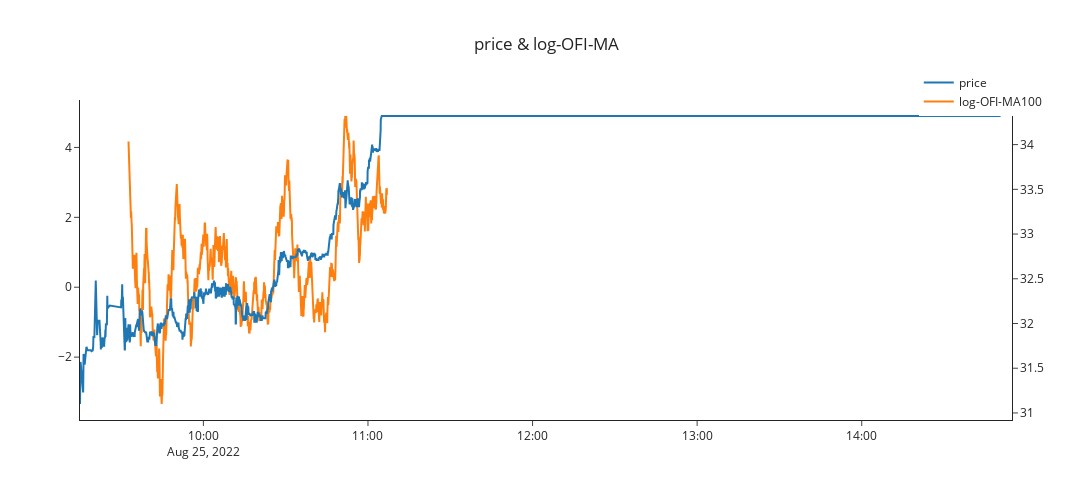

The notebook cell saved with this chart:
### Markdown cell above
# signal check

### Code cell
import plotly.offline as pyoff
import plotly.graph_objs as go
 
x_values = df_signal.reset_index()['index'].apply(str)
# x_values = [i for i in range(len(df_signal))]
trace1 = go.Scatter(
    x=x_values,
    y=df_signal['price'].loc[f'{start_date_formatted} 09:30:00':f'{end_date_formatted} 14:55:00'],
    name='price',
    xaxis='x', 
    yaxis='y2'#标明设置一个不同于trace1的一个坐标轴
)

trace2 = go.Scatter(
    x=x_values,
    y=df_signal['log-OFI-MA200'].loc[f'{start_date_formatted} 09:30:00':f'{end_date_formatted} 14:55:00'],
    name='log-OFI-MA200'
)

trace3 = go.Scatter(
    x=df_signal['log-OFI-MA100'].loc[f'{start_date_formatted} 09:30:00':f'{end_date_formatted} 14:55:00'].index,
    y=df_signal['log-OFI-MA100'].loc[f'{start_date_formatted} 09:30:00':f'{end_date_formatted} 14:55:00'],
    name='log-OFI-MA100'
)

trace4 = go.Scatter(
    x=df_signal['log-OFI-MA50'].loc[f'{start_date_formatted} 09:30:00':f'{end_date_formatted} 14:55:00'].index,
    y=df_signal['log-OFI-MA50'].loc[f'{start_date_formatted} 09:30:00':f'{end_date_formatted} 14:55:00'],
    name='log-OFI-MA50'
)
 
data = [trace1,trace2,trace3,trace4]
data = [trace1,trace2]
data = [trace1,trace3]
layout = go.Layout({"template": 'simple_white',
                   "title":{"text": 'price & log-OFI-MA', "x": 0.5}, 
                   "xaxis":{"title": {"text": None}, "tickformat": ''},
                   "yaxis":{"title": {"text": ""}},
                   "yaxis2": {'anchor': 'x', "overlaying": 'y', "side": 'right'}, #设置坐标轴的格式，一般次坐标轴在右侧
                   "legend":{"title": {"text": ""}, "x": 0.9, "y": 1.1},
                   "width": 1200,
                   "height": 500})
 
fig = go.Figure(data=data, layout=layout)
fig.show()

### Figure 1 — Plotly figure (JSON) as saved in the notebook; plotly's stock layout.template omitted (floating-point values rounded to 4 significant figures; data arrays with more than 128 entries replaced by an {"elided": "..."} marker saying what was removed)
{"data": [{"name": "price", "type": "scatter", "x": {"elided": "3047 str values"}, "xaxis": "x", "y": {"elided": "2955 float values"}, "yaxis": "y2"}, {"name": "log-OFI-MA100", "type": "scatter", "x": {"elided": "2955 str values"}, "y": {"elided": "2955 float values"}}], "layout": {"height": 500, "legend": {"title": {"text": ""}, "x": 0.9, "y": 1.1}, "title": {"text": "price & log-OFI-MA", "x": 0.5}, "width": 1200, "xaxis": {"tickformat": ""}, "yaxis": {"title": {"text": ""}}, "yaxis2": {"anchor": "x", "overlaying": "y", "side": "right"}}}
